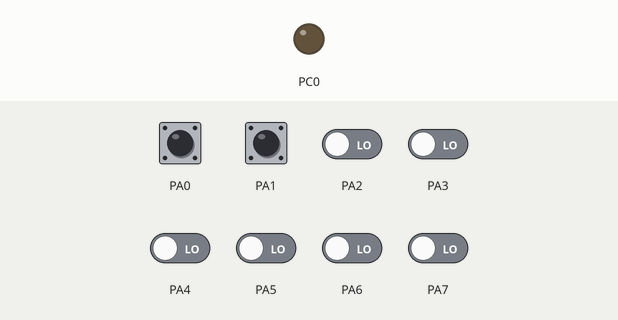
Simulated run of this program. Board: ATmega16, built with avr-gcc and emulated at 8 MHz. Shown: output pins drawn as LEDs (lit = HIGH). Dashed ring = blinking. Inputs (shaded band) come from the test bench; at power-on: PA0–7 LOW. What the program prints to the serial monitor is not drawn.

Above: at 1.2 s.
1.3 s: PA0 driven HIGH
At 1.8 s:
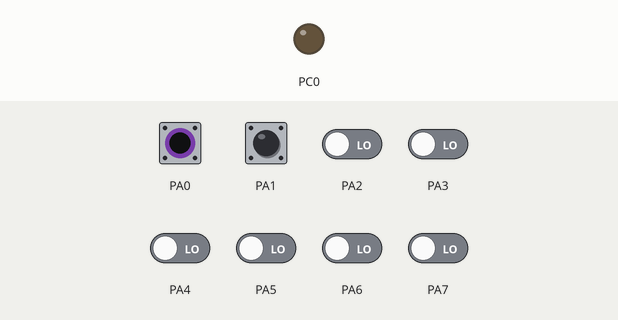
2.8 s: PA0 pulsed LOW 2 times (0.12 s each, 0.3 s apart)
At 3.03 s:
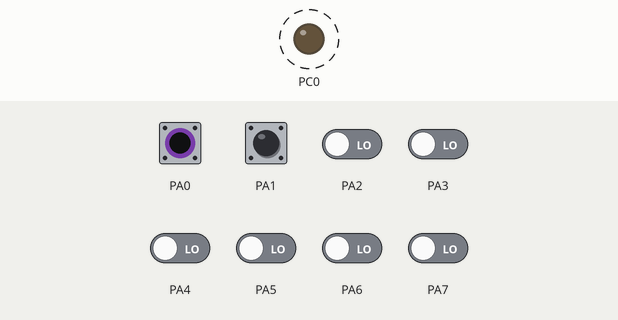
5.8 s: PA1 pulsed HIGH 5 times (0.12 s each, 0.3 s apart)
At 8.2 s:
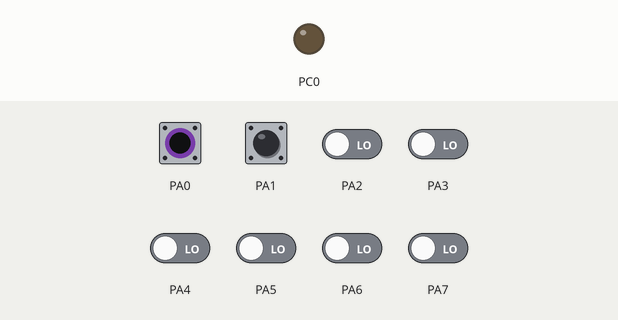
Timing chart, 0 to 9.7 s (numbered marks = the images above; inputs shaded):
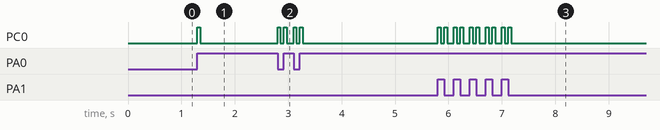

Measured:
- after the input at 1.3 s, PC0: LOW → HIGH at once, → LOW 0.05 s later
- after the input at 2.8 s, PC0: alternates HIGH for 0.05 s and LOW for 0.07 s, 8 changes in all, then stays LOW, starting at once
- after the input at 5.8 s, PC0: alternates HIGH for 0.05 s and LOW for 0.07 s, 20 changes in all, then stays LOW, starting at once

The program:

laba_3.c
```c
//	Íàïèøèòå ïðîãðàììó, êîòîðàÿ ðàç âûâîä ñîñòîÿíèÿ ïîðòà À â com-port â ôîðìàòå ( 1 button -1   2 button -0, ãäå 0 èëè 1 ýòî ñîñòîÿíèå êíîïêè,	//
//	íàæàòà èëè íåò, åñëè ñîñòîÿíèå ïîðòà À èçìåíèëîñü. Ê ïîðòó À ïîäêëþ÷åíû êíîïêè. Ñêîðîñòü ïåðåäà÷è äàííûõ 19 200 áèò/ñ.	//

#define  F_CPU  8000000UL
#define BAUD_RATE 19200

#include <avr/io.h>
#include <avr/interrupt.h>
#include <util/delay.h>

uint16_t ubrr_value = F_CPU / 16 / BAUD_RATE - 1;

uint8_t port_stat = 0;
uint8_t port_stat_l = 0;
char c;

void setup(){
	DDRA = 0x00;
	DDRC = (1 << 0);
	UBRRH = (ubrr_value >> 8) & 0xFF;
	UBRRL = ubrr_value & 0xFF;

	UCSRB = (0 << RXCIE) | (0 << TXCIE) | (0 << UDRIE) | (0 << RXEN) | (1 << TXEN);
	UCSRC = (1 << URSEL) | (1 << UCSZ0) | (1 << UCSZ1);

	port_stat = PINA;
	port_stat_l = PINA;
}

int main(){
	while(1){
		setup();
		port_stat = PINA;

		while (port_stat == port_stat_l){
			port_stat = PINA;
			PORTC = (0 << 0);
		}

		PORTC = (1 << 0);
		port_stat_l = port_stat;
		_pins_handler();
	}
}

void _pins_handler(void){
	for(int i=0; i<=7; i++){
		int j = i + 1;
		c = j + '0';
		USART_sendLine("Button ");
		USART_sendChar(c);
		USART_sendLine(" - ");

		if (PINA & (1 << i))
			USART_sendChar('1');
		else
			USART_sendChar('0');

		USART_sendChar('\r');
	}
	USART_sendChar('\r');
}

void USART_sendChar(char character){
	while( !((UCSRA >> UDRE) & 1) );
	UDR = character;
}

void USART_sendLine(char *string){
	while ( *string ){
		USART_sendChar(*string);
		string++;
	}
}
```
